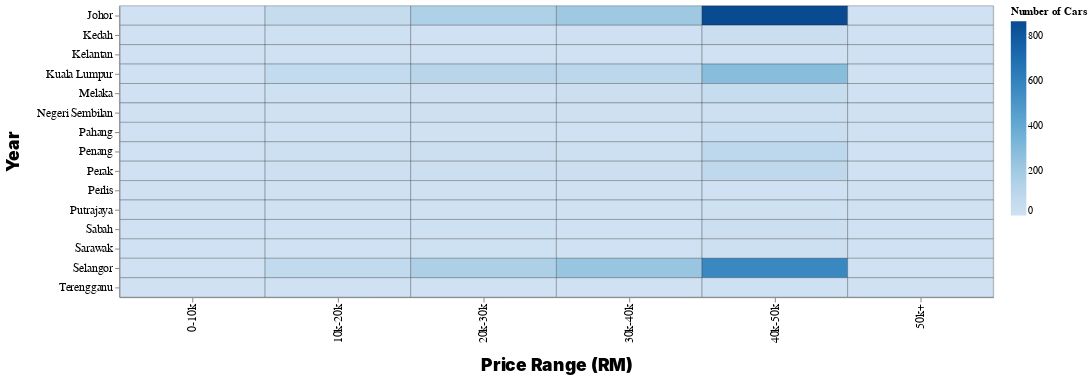

Here is the notebook cell this chart was saved with:
### Code cell
alt.data_transformers.disable_max_rows()

selected_car_model = 'Vios'
df_selected_car_model = df[df.car_model == selected_car_model]
    # df_selected_year_sorted = df_selected_year.sort_values(by="population", ascending=False)
color_theme_list = ['blues', 'cividis', 'greens', 'inferno', 'magma', 'plasma', 'reds', 'rainbow', 'turbo', 'viridis']
selected_color_theme = 'blues'

def make_heatmap(input_df, input_y, input_x, input_color, input_color_theme):
    # Create a copy and ensure price is numeric
    df_with_bins = input_df.copy()
    df_with_bins['price'] = pd.to_numeric(df_with_bins['price'], errors='coerce')
    
    # Create price bins
    price_bins = [0, 10000, 20000, 30000, 40000, 500000, float('inf')]
    price_labels = ['0-10k', '10k-20k', '20k-30k', '30k-40k', '40k-50k', '50k+']
    
    # Add price range column
    df_with_bins['price_range'] = pd.cut(df_with_bins['price'], 
                                        bins=price_bins, 
                                        labels=price_labels, 
                                        include_lowest=True)
    
    # Create a count by year and price range
    count_matrix = df_with_bins.groupby(['state', 'price_range']).size().reset_index(name='count')
    
    heatmap = alt.Chart(count_matrix).mark_rect().encode(
            y=alt.Y(f'{input_y}:O', axis=alt.Axis(title="Year", titleFontSize=18, titlePadding=15, titleFontWeight=900, labelAngle=0)),
            x=alt.X('price_range:O', axis=alt.Axis(title="Price Range (RM)", titleFontSize=18, titlePadding=15, titleFontWeight=900)),
            color=alt.Color('count:Q',
                             legend=alt.Legend(title="Number of Cars"),
                             scale=alt.Scale(scheme=input_color_theme)),
            stroke=alt.value('black'),
            strokeWidth=alt.value(0.25),
        ).properties(width=900
        ).configure_axis(
        labelFontSize=12,
        titleFontSize=12
        ) 
    return heatmap

# Update the heatmap call
heatmap = make_heatmap(df_selected_car_model, 'state', 'price', 'count', selected_color_theme)

heatmap

### Figure 1 — Vega-Lite specification as saved in the notebook (floating-point values rounded to 4 significant figures)
{"config": {"view": {"continuousWidth": 300, "continuousHeight": 300}, "axis": {"labelFontSize": 12, "titleFontSize": 12}}, "data": {"name": "data-2c50843b052bb205e5bae4671f8fbff3"}, "mark": {"type": "rect"}, "encoding": {"color": {"field": "count", "legend": {"title": "Number of Cars"}, "scale": {"scheme": "blues"}, "type": "quantitative"}, "stroke": {"value": "black"}, "strokeWidth": {"value": 0.25}, "x": {"axis": {"title": "Price Range (RM)", "titleFontSize": 18, "titleFontWeight": 900, "titlePadding": 15}, "field": "price_range", "type": "ordinal"}, "y": {"axis": {"labelAngle": 0, "title": "Year", "titleFontSize": 18, "titleFontWeight": 900, "titlePadding": 15}, "field": "state", "type": "ordinal"}}, "width": 900, "$schema": "https://vega.github.io/schema/vega-lite/v5.20.1.json", "datasets": {"data-2c50843b052bb205e5bae4671f8fbff3": [{"state": "Johor", "price_range": "0-10k", "count": 1}, {"state": "Johor", "price_range": "10k-20k", "count": 50}, {"state": "Johor", "price_range": "20k-30k", "count": 150}, {"state": "Johor", "price_range": "30k-40k", "count": 203}, {"state": "Johor", "price_range": "40k-50k", "count": 865}, {"state": "Johor", "price_range": "50k+", "count": 0}, {"state": "Kedah", "price_range": "0-10k", "count": 0}, {"state": "Kedah", "price_range": "10k-20k", "count": 3}, {"state": "Kedah", "price_range": "20k-30k", "count": 2}, {"state": "Kedah", "price_range": "30k-40k", "count": 5}, {"state": "Kedah", "price_range": "40k-50k", "count": 25}, {"state": "Kedah", "price_range": "50k+", "count": 0}, {"state": "Kelantan", "price_range": "0-10k", "count": 0}, {"state": "Kelantan", "price_range": "10k-20k", "count": 0}, {"state": "Kelantan", "price_range": "20k-30k", "count": 0}, {"state": "Kelantan", "price_range": "30k-40k", "count": 0}, {"state": "Kelantan", "price_range": "40k-50k", "count": 2}, {"state": "Kelantan", "price_range": "50k+", "count": 0}, {"state": "Kuala Lumpur", "price_range": "0-10k", "count": 1}, {"state": "Kuala Lumpur", "price_range": "10k-20k", "count": 61}, {"state": "Kuala Lumpur", "price_range": "20k-30k", "count": 110}, {"state": "Kuala Lumpur", "price_range": "30k-40k", "count": 93}, {"state": "Kuala Lumpur", "price_range": "40k-50k", "count": 280}, {"state": "Kuala Lumpur", "price_range": "50k+", "count": 0}, {"state": "Melaka", "price_range": "0-10k", "count": 0}, {"state": "Melaka", "price_range": "10k-20k", "count": 3}, {"state": "Melaka", "price_range": "20k-30k", "count": 6}, {"state": "Melaka", "price_range": "30k-40k", "count": 18}, {"state": "Melaka", "price_range": "40k-50k", "count": 45}, {"state": "Melaka", "price_range": "50k+", "count": 0}, {"state": "Negeri Sembilan", "price_range": "0-10k", "count": 0}, {"state": "Negeri Sembilan", "price_range": "10k-20k", "count": 1}, {"state": "Negeri Sembilan", "price_range": "20k-30k", "count": 5}, {"state": "Negeri Sembilan", "price_range": "30k-40k", "count": 6}, {"state": "Negeri Sembilan", "price_range": "40k-50k", "count": 11}, {"state": "Negeri Sembilan", "price_range": "50k+", "count": 0}, {"state": "Pahang", "price_range": "0-10k", "count": 0}, {"state": "Pahang", "price_range": "10k-20k", "count": 0}, {"state": "Pahang", "price_range": "20k-30k", "count": 2}, {"state": "Pahang", "price_range": "30k-40k", "count": 2}, {"state": "Pahang", "price_range": "40k-50k", "count": 28}, {"state": "Pahang", "price_range": "50k+", "count": 0}, {"state": "Penang", "price_range": "0-10k", "count": 0}, {"state": "Penang", "price_range": "10k-20k", "count": 9}, {"state": "Penang", "price_range": "20k-30k", "count": 17}, {"state": "Penang", "price_range": "30k-40k", "count": 10}, {"state": "Penang", "price_range": "40k-50k", "count": 91}, {"state": "Penang", "price_range": "50k+", "count": 0}, {"state": "Perak", "price_range": "0-10k", "count": 0}, {"state": "Perak", "price_range": "10k-20k", "count": 9}, {"state": "Perak", "price_range": "20k-30k", "count": 17}, {"state": "Perak", "price_range": "30k-40k", "count": 21}, {"state": "Perak", "price_range": "40k-50k", "count": 83}, {"state": "Perak", "price_range": "50k+", "count": 0}, {"state": "Perlis", "price_range": "0-10k", "count": 0}, {"state": "Perlis", "price_range": "10k-20k", "count": 0}, {"state": "Perlis", "price_range": "20k-30k", "count": 0}, {"state": "Perlis", "price_range": "30k-40k", "count": 1}, {"state": "Perlis", "price_range": "40k-50k", "count": 0}, {"state": "Perlis", "price_range": "50k+", "count": 0}, {"state": "Putrajaya", "price_range": "0-10k", "count": 0}, {"state": "Putrajaya", "price_range": "10k-20k", "count": 0}, {"state": "Putrajaya", "price_range": "20k-30k", "count": 0}, {"state": "Putrajaya", "price_range": "30k-40k", "count": 0}, {"state": "Putrajaya", "price_range": "40k-50k", "count": 3}, {"state": "Putrajaya", "price_range": "50k+", "count": 0}, {"state": "Sabah", "price_range": "0-10k", "count": 0}, {"state": "Sabah", "price_range": "10k-20k", "count": 1}, {"state": "Sabah", "price_range": "20k-30k", "count": 3}, {"state": "Sabah", "price_range": "30k-40k", "count": 1}, {"state": "Sabah", "price_range": "40k-50k", "count": 21}, {"state": "Sabah", "price_range": "50k+", "count": 0}, {"state": "Sarawak", "price_range": "0-10k", "count": 0}, {"state": "Sarawak", "price_range": "10k-20k", "count": 0}, {"state": "Sarawak", "price_range": "20k-30k", "count": 3}, {"state": "Sarawak", "price_range": "30k-40k", "count": 0}, {"state": "Sarawak", "price_range": "40k-50k", "count": 9}, {"state": "Sarawak", "price_range": "50k+", "count": 0}, {"state": "Selangor", "price_range": "0-10k", "count": 0}, {"state": "Selangor", "price_range": "10k-20k", "count": 68}, {"state": "Selangor", "price_range": "20k-30k", "count": 153}, {"state": "Selangor", "price_range": "30k-40k", "count": 230}, {"state": "Selangor", "price_range": "40k-50k", "count": 571}, {"state": "Selangor", "price_range": "50k+", "count": 0}, {"state": "Terengganu", "price_range": "0-10k", "count": 0}, {"state": "Terengganu", "price_range": "10k-20k", "count": 0}, {"state": "Terengganu", "price_range": "20k-30k", "count": 0}, {"state": "Terengganu", "price_range": "30k-40k", "count": 0}, {"state": "Terengganu", "price_range": "40k-50k", "count": 3}, {"state": "Terengganu", "price_range": "50k+", "count": 0}]}}
